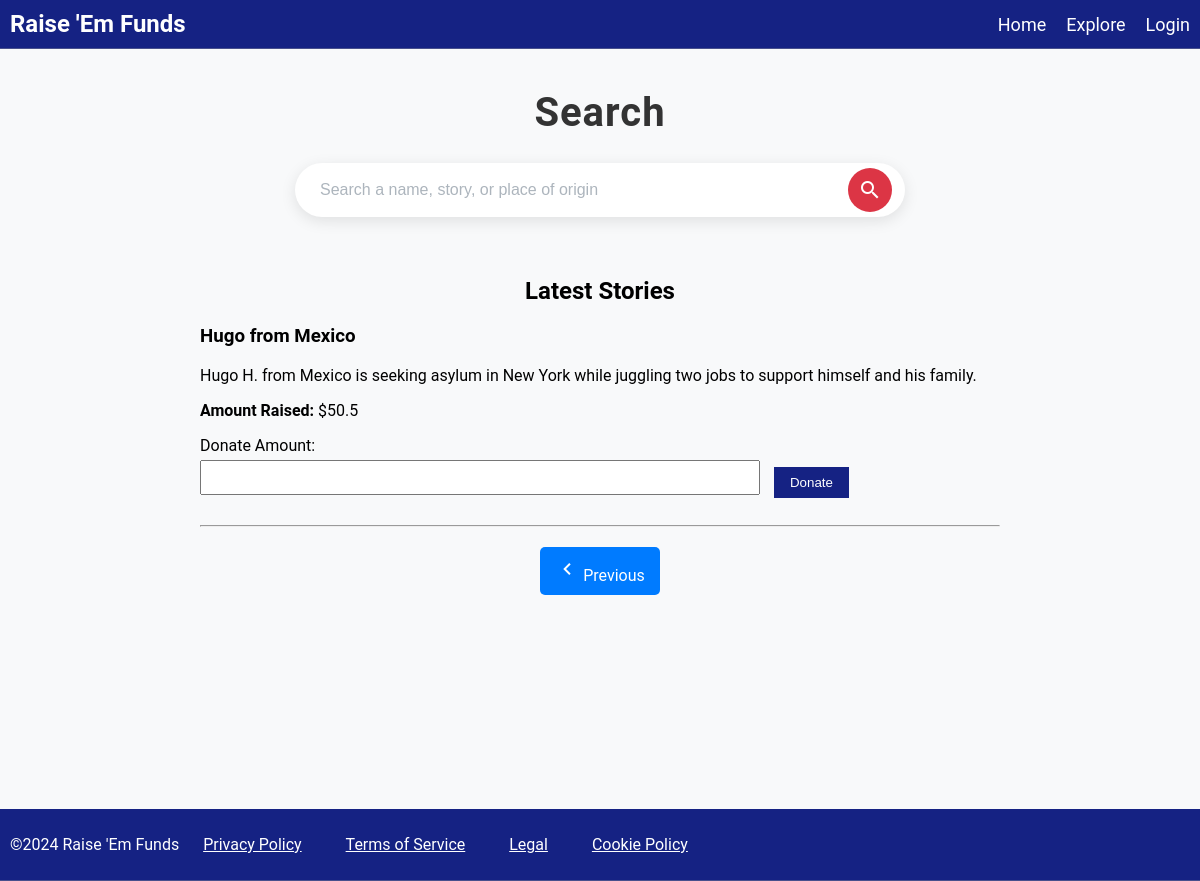
The page /explore?query=&page=5 on the database its author committed.
### tables this page shows
CREATE TABLE posts(
  id INTEGER PRIMARY KEY AUTOINCREMENT,
  name TEXT NOT NULL,
  place_of_origin TEXT NOT NULL,
  story TEXT NOT NULL,
  amount_raised REAL NOT NULL
);

### main.py (the view)
@app.route('/explore', methods=["GET"])
def explore():
    data = request.args.get("query","")
    pg = int(request.args.get("page", 1))
    sppg = 2
    if data:
        results, total_results = search_post(data, pg, sppg)
    else:
        results, total_results = get_latest_posts(pg, sppg)
    total_pages = (total_results + sppg - 1) // sppg
    return render_template('explore.html', query=data, results=results, pg=pg, total_pages=total_pages)

### main.py (called while the page is built)
def get_latest_posts(page, per_page):
    offset = (page - 1) * per_page
    conn = s3.connect("main.db")
    cursor = conn.cursor()
    cursor.execute('''
    SELECT id, name, place_of_origin, story, amount_raised FROM posts
    ORDER BY id DESC
    LIMIT ? OFFSET ?
    ''', (per_page, offset))
    results = cursor.fetchall()
    cursor.execute('''
    SELECT COUNT(*) FROM posts
    ''')
    total_results = cursor.fetchone()[0]
    conn.close()
    return results, total_results

### templates/explore.html (shortened to what this page needs)
{% extends 'base.html' %}
{% block content %}
<link rel="stylesheet" type="text/css" href="{{ url_for('static', filename='css/search.css') }}">
<h1 class="page-title">Search</h1>
<form action="/explore" method="GET" class="search-form">
    <div class="search-container">
        <input type="text" id="searchQuery" name="query" placeholder="Search a name, story, or place of origin" required>
        <button type="submit" class="search-button">
            <span class="material-icons">search</span>
        </button>
    </div>
</form>
<div id="filling" class="filling">
    {% if query %}
        <h2 class="search-head">Results for "{{ query }}":</h2>
    {% else %}
        <h2 class="search-head">Latest Stories</h2>
    {% endif %}
    {% if results %}
        <ul class="story_list">
            {% for result in results %}
            <li class="story-item">
                <h3>{{ result[1] }} from {{ result[2] }}</h3>
                <p>{{ result[3] }}</p>
                <p><strong>Amount Raised:</strong> ${{ result[4] }}</p>
                <form action="/donate" method="POST" class="donate-form">
                    <label for="donation_amount_{{ result[0] }}" class="donate-label">Donate Amount:</label>
                    <div class="donate-input-button">
                        <input type="number" id="donation_amount_{{ result[0] }}" name="donation_amount" min="0.01" step="0.01" required>
                        <button type="submit">Donate</button>
                    </div>
                </form>
            </li>
            <hr class="story-divider">
            {% endfor %}
        </ul>
    {% else %}
        <p>No results found.</p>
    {% endif %}
</div>
<div class="pagination">
    {% if pg > 1 %}
        <a href="/explore?query={{ query }}&page={{ pg - 1 }}" class="pagination-link">
            <span class="material-icons">chevron_left</span> Previous
        </a>
    {% endif %}
</div>
{% endblock %}

### static/css/nav.css (style rules this page uses)
.filling { margin-top: 60px; }

### static/css/search.css (style rules this page uses)
body, html { margin: 0; padding: 0; height: 100%; font-family: 'Roboto', sans-serif; background-color: #f8f9fa; }
.page-title { text-align: center; font-size: 2.5rem; color: #333; margin-top: 40px; font-weight: 700; letter-spacing: 1px; }
.search-container { display: flex; justify-content: center; align-items: center; background-color: #fff; border-radius: 50px; box-shadow: 0 4px 15px rgba(0, 0, 0, 0.1); padding: 5px; max-width: 600px; margin: 20px auto; }
input[type="text"] { width: 90%; padding: 12px; border: none; border-radius: 50px; font-size: 1rem; color: #6c757d; box-sizing: border-box; transition: box-shadow 0.3s ease; }
input[type="text"]::placeholder { color: #adb5bd; }
.search-button { background-color: #dc3545; border: none; border-radius: 50%; padding: 10px; cursor: pointer; display: flex; align-items: center; justify-content: center; transition: background-color 0.3s ease, transform 0.2s ease; }
.search-button .material-icons { color: white; font-size: 24px; }
.search-head { text-align: center; }
.pagination-link { display: inline-block; padding: 10px 15px; margin: 0 10px; background-color: #007bff; color: white; border-radius: 5px; text-decoration: none; transition: background-color 0.3s ease, transform 0.2s ease; }
.pagination { display: flex; justify-content: center; margin: 20px 0; }
.story_list { list-style: none; padding: 0; margin: 20px auto; max-width: 800px; }
.story-item { margin-bottom: 20px; }
.donate-form { margin-top: 10px; }
.donate-form label { display: block; margin-bottom: 5px; }
.donate-form input[type="number"], .donate-form button { display: inline-block; vertical-align: middle; }
.donate-form input[type="number"] { width: 70%; padding: 8px; margin-bottom: 10px; margin-right: 10px; box-sizing: border-box; }
.donate-form button { background-color: #152283; color: white; padding: 8px 16px; border: none; cursor: pointer; }

### rows shown on the page
posts: name "Hugo", place_of_origin "Mexico", story "Hugo H. from Mexico is seeking asylum in New York while juggling two jobs to support himself and his family.", amount_raised "50.5"
